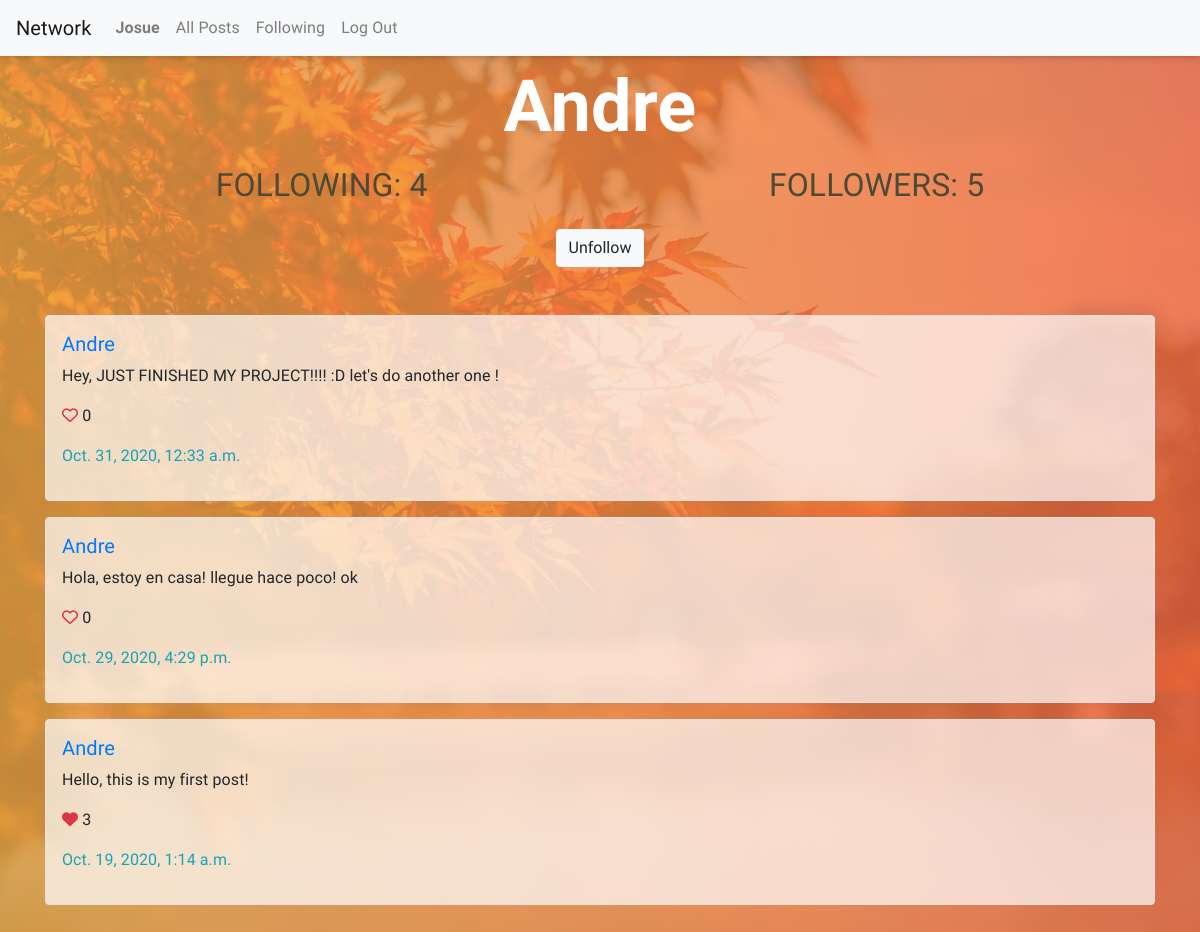
/profile/1 (signed in), run on the app's committed database.
### network/models.py (models this page shows, shortened)
class User(AbstractUser):
    def serialize(self):
        return {
            "id": self.id,
            "username": self.username,
            "email": self.email
        }

class Posts(models.Model):
    post = models.TextField()
    user = models.ForeignKey(User, on_delete=models.CASCADE)
    date = models.DateTimeField(auto_now=True)
    likes = models.ManyToManyField(User, related_name='likes')
    class Meta:
        verbose_name_plural = 'Posts'

### network/views.py (the view)
# urls.py: path('profile/<str:user>', views.profile, name='profile'),
def profile(request, user):
    profile = User.objects.get(pk=user)
    follow = Followers.objects.get(user=profile)
    following = follow.followers.count()
    followers = User.objects.filter(followers__followers=profile).count()
    user_posts = Posts.objects.filter(user=profile).order_by('-date').all()
    p = Paginator(user_posts, 10)
    page_number = request.GET.get('page', 1)
    try:
        page = p.page(page_number)
    except:
        page = p.page(1)
    return render(request, "network/profile.html", {
        'user_profile': profile,
        'following': following,
        'followers':  followers ,
        "follow": profile.follower.filter(user__id=request.user.id).count(),
        'posts': page
        })

### network/templates/network/profile.html (shortened to what this page needs)
{% extends "network/layout.html" %}
{% block body %}
    <div class="container">
        <h1 class="display-3 d-flex justify-content-center mt-2 mb-3 profile-name">{{ user_profile|capfirst }}</h1>
        <div class="d-flex justify-content-around mb-3">
            <h2 class="h2">Following: {{ following }}</h2>
            <h2 class="h2">Followers: <span id="followers">{{ followers }}</span></span></h2>
        </div>
        {% if request.user.id != user_profile.id %}
            {% if request.user.id != None %}
                <div class="d-flex justify-content-center mb-5">
                    {% if not follow %}
                        <button class="btn btn-light" id="follow" data-follower="{{request.user.id}}" data-userid="{{ user_profile.id }}">Follow</button>
                        <button class="btn btn-light d-none" id="unfollow" data-follower="{{request.user.id}}" data-userid="{{ user_profile.id }}">Unfollow</button>
                    {% else %}
                        <button class="btn btn-light" id="unfollow" data-follower="{{request.user.id}}" data-userid="{{ user_profile.id }}">Unfollow</button>
                    {% endif %}
                </div>
            {% endif %}
        {% endif %}
        {% for post in posts %}
            <div class="border rounded posts mb-3 pl-3 pt-3 pb-3">
                <h5 class="h5"><a href="{% url 'network:profile' post.user.id %}">{{post.user | capfirst}}</a></h5>
                <p id="post-{{ post.id }}">{{post.post}}</p>
                <p>
                    {% if post.likes.count == 0 %}
                        <i class="far fa-heart text-danger like" data-like="{{ post.id }}"></i>
                    {% else %}
                        {% if request.user not in post.likes.all %}
                            <i class="far fa-heart text-danger like" data-like="{{ post.id }}"></i>
                            <i class="fas fa-heart text-danger d-none unlike" data-unlike="{{ post.id }}"></i>
                        {% else %}
                            <i class="fas fa-heart text-danger unlike" data-unlike="{{ post.id }}"></i>
                        {% endif %}
                {% endif %}
                    <span data-postLikes="{{ post.id }}">{{post.likes.count }}</span>
                </p>
                <p class="text-info">{{post.date}}</p>
            </div>
        {% endfor %}
    </div>
{% endblock %}

### network/templates/network/layout.html (shortened to what this page needs)
{% load static %}
<!DOCTYPE html>
<html lang="en">
    <head>
        <link rel="stylesheet" href="https://stackpath.bootstrapcdn.com/bootstrap/4.4.1/css/bootstrap.min.css">
        <link href="{% static 'network/styles.css' %}" rel="stylesheet">
    </head>
    <body>
        <nav class="navbar navbar-expand-lg navbar-light bg-light">
            <a class="navbar-brand" href="{% url 'network:index' %}">Network</a>
            <div>
              <ul class="navbar-nav mr-auto">
                {% if user.is_authenticated %}
                    <li class="nav-item">
                        <a class="nav-link" href="{% url 'network:profile' request.user.id %}"><strong>{{ request.user.username|title }}</strong></a>
                    </li>
                {% endif %}
                <li class="nav-item">
                  <a class="nav-link" href="{% url 'network:index' %}">All Posts</a>
                </li>
                {% if user.is_authenticated %}
                    <li class="nav-item">
                        <a class="nav-link" href="{% url 'network:following' %}">Following</a>
                    </li>
                    <li class="nav-item">
                        <a class="nav-link" href="{% url 'network:logout' %}">Log Out</a>
                    </li>
                {% endif %}
              </ul>
            </div>
          </nav>
        <div class="body">
            {% block body %}
            {% endblock %}
        </div>
    </body>
</html>

### network/static/network/styles.css (style rules this page uses)
body { background-image: linear-gradient( to right, rgba(238, 169, 73, 0.8), rgba(244, 107, 69, 0.8)), url(bg3.jpg); background-position: center; background-attachment: fixed; background-size: cover; font-family: 'Heebo', sans-serif; letter-spacing: 0.1px; }
.navbar { box-shadow: 0px 0.2px 8px rgba(0, 0, 0, 0.3); }
.posts { background-color: rgba(255, 255, 255, 0.7); }
.display-3 { color:white; font-weight: 800; }
.h2 { color: #4c4a37; text-transform: uppercase; font-weight: 500; }

### data on the page
User: user.username "Josue"
User: username "Andre"
Posts: user "Andre", post "Hey, JUST FINISHED MY PROJECT!!!! :D let's do another one !", likes.count "0", date "Oct. 31, 2020, 12:33 a.m."
Posts: user "Andre", post "Hola, estoy en casa! llegue hace poco! ok", likes.count "0", date "Oct. 29, 2020, 4:29 p.m."
Posts: user "Andre", post "Hello, this is my first post!", likes.count "3", date "Oct. 19, 2020, 1:14 a.m."

### other printed values
{{ following }} "4"
{{ followers }} "5"
